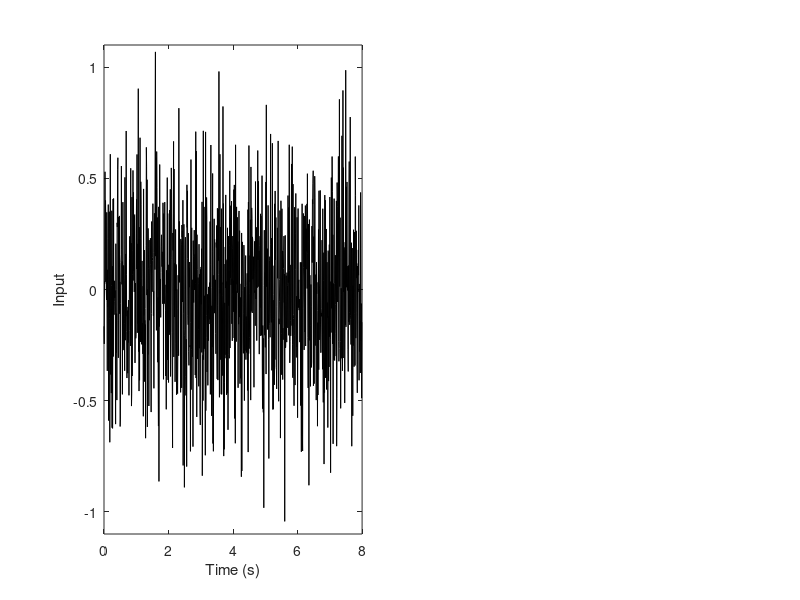

Write MATLAB code to recreate this figure. (Note: this script raises an error after producing the figure.)
% Chapter 3 Exercise 43
% Measurement of the FRF using a random noise sequence and a random phase
% multisine in the presence of output noise
%
% Copyright: 
% Johan Schoukens, Rik Pintelon, and Yves Rolain 
% Vrije Universiteit Brussels, Pleinlaan 2, 1050 Brussels, Belgium
%
% 25 November 2010

clear all

% define the input variables

NPeriod=1024;           % number of data points per block
MAll=[1 4 16 64];       % number of blocks to be processed
fs=128                  % sampling frequency s.t. 1 period = 1 s
Ampl=0.33               % RMS-value of the multi sine
sny=0.02;               % std. dev. noise on the output
NTrans=1024             % eliminate transient effects of the simulations

[b,a]=cheby1(2,10,0.2);         % test system

%
% Part 1: white noise excitation and diff window
%

% generate excitation signal
for r=length(MAll):-1:1         % loop over the number of blocks
    M=MAll(r);
    N=NPeriod*M;                % Number of data points in the measurement
    u=randn(N+NTrans,1)*Ampl;   % white noise excitation
    
% system response    
    y0=filter(b,a,u);                 % response of the system
    yNoise=sny*randn(size(y0));       % noise to be added to the output
    y=y0+yNoise;                      % noisy output
    y0(1:NTrans)=[];y(1:NTrans)=[];u(1:NTrans)=[];   % eliminate transients
      
 % process the data
    u=reshape(u,NPeriod,M);     % one block per collumn
    y=reshape(y,NPeriod,M);
    y0=reshape(y0,NPeriod,M);
    
    Lines=[1:NPeriod/2];        % fft-lines to be used in the processing
    Y=fft(y)/(NPeriod/2);       % fft
    Y0=fft(y0)/(NPeriod/2);
    U=fft(u)/(NPeriod/2);
    Y=diff(Y);U=diff(U);Y0=diff(Y0);                % apply diff window
    YD=Y(Lines,:);UD=U(Lines,:);Y0D=Y0(Lines,:);    % select the lines
    
    f=(Lines-1)'/NPeriod*fs;     % frequency grid 
    fD=f+0.5/NPeriod*fs;         % frequency grid for diff window
    
    
    UU=mean(abs(UD(:,1:M)).^2,2);                   % SUU for diff window
    YU=mean(YD(:,1:M).*conj(UD(:,1:M)),2);          % SYU for diff window
    Y0U=mean(Y0D(:,1:M).*conj(UD(:,1:M)),2);        % SY0U for diff window
    GD(:,r)=YU./UU;G0D=Y0U./UU;
end                               % end loop over MAll        
   
    GD0=freqz(b,a,fD/fs*2*pi);    % exact FRF for diff window
    
 % figure of a time domain measurement
 FigNum=2;
    figure(FigNum)
    clf
    
    t=[0:NPeriod-1]/fs;   % time axis for plot
    
    clf
    subplot(1,2,1)
    plot(t,u(:,1),'k')
    xlabel('Time (s)')
    ylabel('Input')
    axis([0 8 -1.1 1.1])
    DG_SetFontSize(12)
    DG_SetTraceWidth(2,'*',FigNum,1)

    subplot(1,2,2)
    plot(t,y0(:,1),'k',t,yNoise(1:NPeriod),'k')
    axis([0 8 -1.1 1.1])
    xlabel('Time (s)')
    ylabel('Output')
    DG_SetFontSize(12)
    DG_SetTraceTint(30,2,FigNum,2)
    DG_SetTraceWidth(2,'*',FigNum,2)
    
 % DG_Init4PDF(gcf, 4.5);        % fixing the size, half standard height
 % DG_MakePDF('FigExcitation312.pdf', gcf); 
   
 
    

%
%%
%%%
% part 2: multisine excitation
%
% FRF measurement with multisine excitation.  Show the error for increasing M
% rectangular window
% MAll block processed
% noise added to the output
%%%
%%
%

% generate excitation signal
Lines=[2:NPeriod/2-1];
       
 for r=length(MAll):-1:1                % loop over number of averages
    M=MAll(r); 
    N=NPeriod*M;                        % length record
   
    u=RandMulti(Lines,NPeriod,N+NTrans)*Ampl;     % generate the random phase multisine
 
    % system response    
    y0=filter(b,a,u);                   % response of the system
    yNoise=sny*randn(size(y0));         % nwhite oise to be added to the output
    y=y0+yNoise;                        % noisy output
    y(1:NTrans)=[];u(1:NTrans)=[];      % eliminate transients
   
    % process the data
    u=reshape(u,NPeriod,M);             % 1 period per collumn
    y=reshape(y,NPeriod,M);                          
    Y=fft(y)/(NPeriod/2);               % spectral analysis
    U=fft(u)/(NPeriod/2);
    Y=Y(Lines,:);U=U(Lines,:);          % select the frequencies
    
    f=(Lines-1)'/NPeriod*fs;            % frequency vector

    Um=mean(U,2);                       % mean value over the periods 
    Ym=mean(Y,2);
    GMulti(:,r)=Ym./Um; 
end                             % end loop over MAll
    
GMulti0=freqz(b,a,f/fs*2*pi);           % exact FRF for reference
    
    
% figures noise and multisine  M=1,4,16,64 
FigNum=3;
figure(FigNum);
clf
 
for k=1:4
    subplot(2,2,k)
    plot(fD,db(GD(:,k)-GD0),'k.',f,db(GMulti(:,k)-GMulti0),'k.',fD,db(GD0),'k')
    ylabel('Amplitude (dB)')
    xlabel('f (Hz)')
    title(strcat('M=',num2str(MAll(k))))
    axis([0 60 -60 1])
    DG_SetFontSize(12)
    DG_SetTraceTint(30,2,FigNum,k)
    DG_SetTraceWidth(2,'*',FigNum,k)
end

% export the results
% DG_Init4PDF(gcf, 4.5);        % fixing the size, half standard height
% DG_MakePDF('FigExcitation313.pdf', gcf); 
 
% print -dpdf FigExcitation313
 
 
